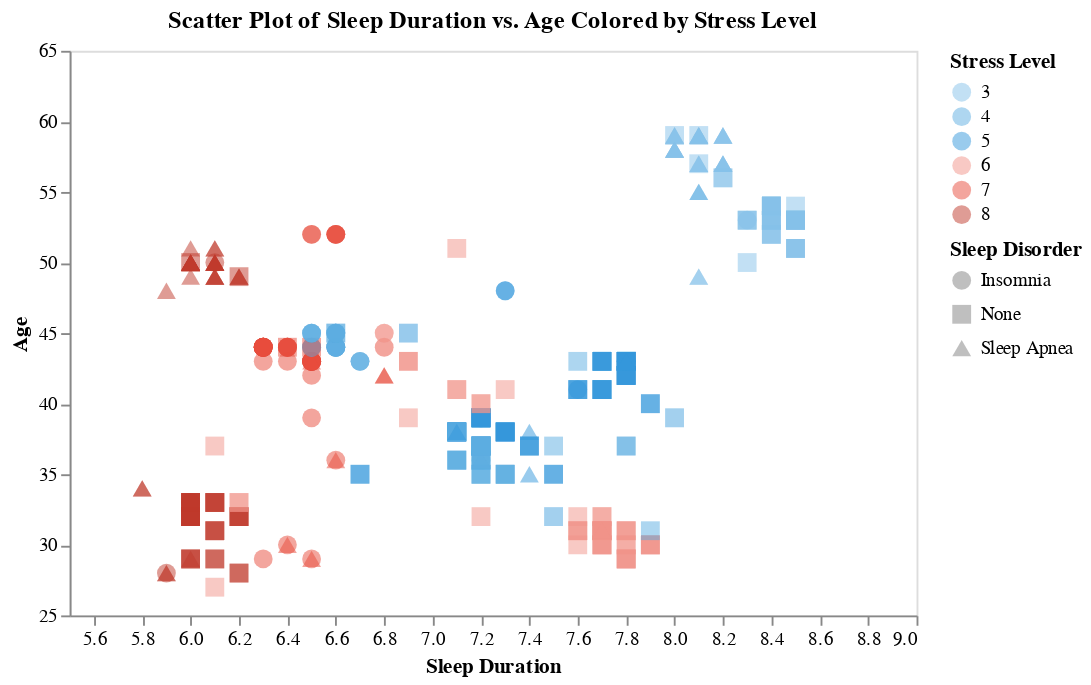

The notebook cell this image was saved under:
### Markdown cell above
### Task 4: Scatter Plot
#### Cluster: Are there clusters of Stress Levels for individuals based on Age and Sleep Duration?

### Code cell
scatter_plot = alt.Chart(health_lifestyle).mark_point(opacity = 0.5, filled = True).encode(
    alt.X('Sleep Duration:Q', axis=alt.Axis(grid=False), scale=alt.Scale(domain=(5.5, 9.0))),
    alt.Y('Age:Q', axis=alt.Axis(grid=False), scale=alt.Scale(domain=(25, 65))),
    size=alt.value(100),
    shape = 'Sleep Disorder:N',
    color=alt.Color('Stress Level:N', scale = alt.Scale(domain=[3,4,5,6,7,8], range=['#85c1e9', '#5dade2', '#3498db', '#f1948a', '#e74c3c', '#c0392b'])),
    tooltip=['Sleep Duration', 'Heart Rate', 'Stress Level']
).properties(
    width=450, 
    height=300,  
    title='Scatter Plot of Sleep Duration vs. Age Colored by Stress Level'
)
scatter_plot

### Figure 1 — Vega-Lite specification as saved in the notebook (floating-point values rounded to 4 significant figures; data arrays with more than 128 entries replaced by an {"elided": "..."} marker saying what was removed)
{"config": {"view": {"continuousWidth": 300, "continuousHeight": 300}}, "data": {"name": "data-6069ce3e3b51bd513d2f25aae51e0fc7"}, "mark": {"type": "point", "filled": true, "opacity": 0.5}, "encoding": {"color": {"field": "Stress Level", "scale": {"domain": [3, 4, 5, 6, 7, 8], "range": ["#85c1e9", "#5dade2", "#3498db", "#f1948a", "#e74c3c", "#c0392b"]}, "type": "nominal"}, "shape": {"field": "Sleep Disorder", "type": "nominal"}, "size": {"value": 100}, "tooltip": [{"field": "Sleep Duration", "type": "quantitative"}, {"field": "Heart Rate", "type": "quantitative"}, {"field": "Stress Level", "type": "quantitative"}], "x": {"axis": {"grid": false}, "field": "Sleep Duration", "scale": {"domain": [5.5, 9.0]}, "type": "quantitative"}, "y": {"axis": {"grid": false}, "field": "Age", "scale": {"domain": [25, 65]}, "type": "quantitative"}}, "height": 300, "title": "Scatter Plot of Sleep Duration vs. Age Colored by Stress Level", "width": 450, "$schema": "https://vega.github.io/schema/vega-lite/v5.8.0.json", "datasets": {"data-6069ce3e3b51bd513d2f25aae51e0fc7": {"elided": "374 records"}}}
